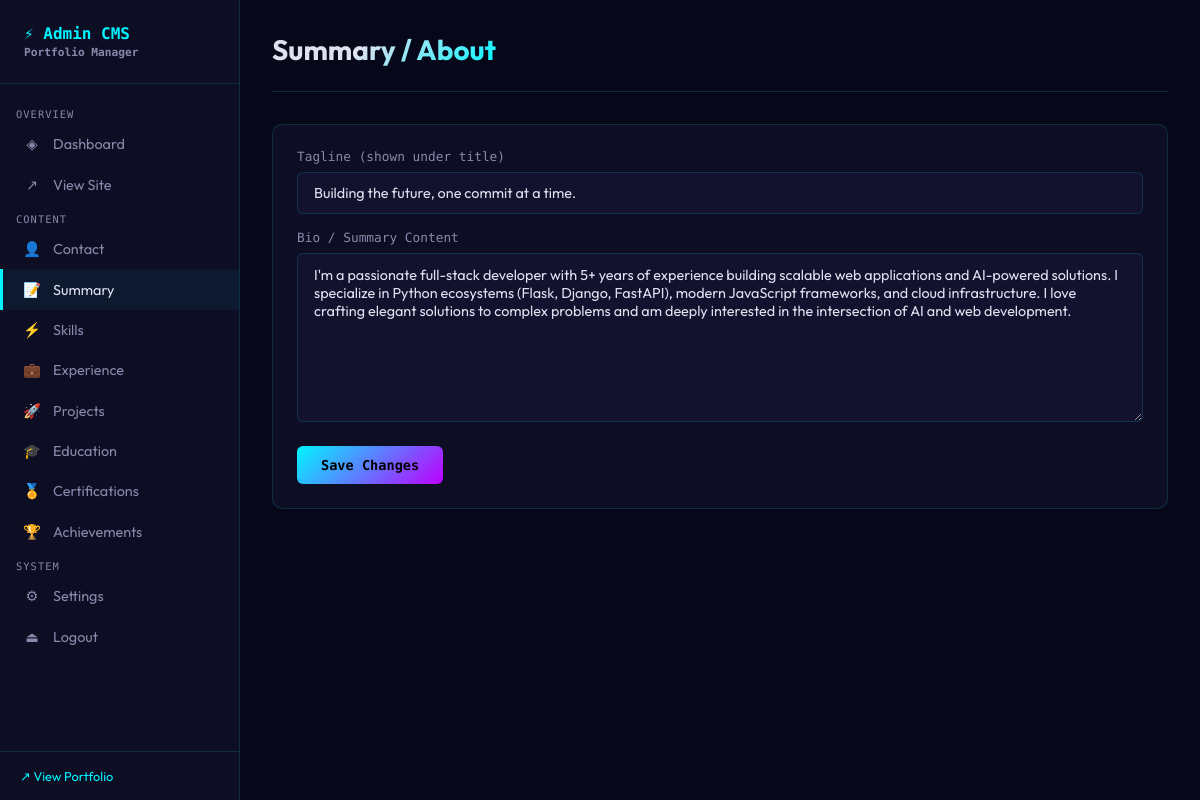
The app's page /admin/summary (signed in), older data.
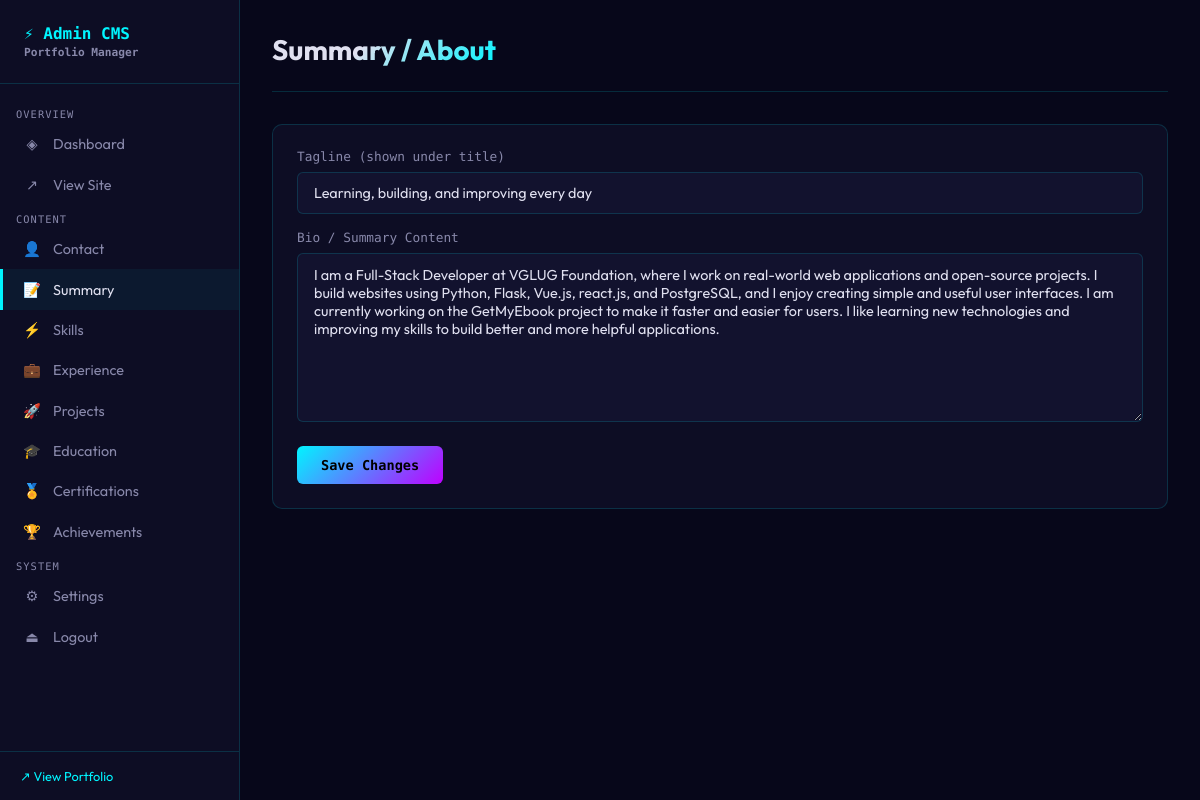
The same page, newer data.
### tables this page shows
CREATE TABLE summary (
        id INTEGER PRIMARY KEY,
        content TEXT,
        tagline TEXT
    );

### app/routes/admin.py (the view, shortened to what this page needs)
@admin_bp.route('/summary', methods=['GET', 'POST'])
@login_required
def summary():
    db = get_db(current_app.config['DB_PATH'])
    item = db.execute("SELECT * FROM summary LIMIT 1").fetchone()
    db.close()
    return render_template('admin/summary.html', item=item or {})

### app/db.py (called while the page is built)
def get_db(db_path):
    conn = sqlite3.connect(db_path)
    conn.row_factory = sqlite3.Row
    conn.execute("PRAGMA journal_mode=WAL")
    return conn

### app/routes/admin.py (called while the page is built)
@admin_bp.context_processor
def inject_settings():
    try:
        db = get_db(current_app.config['DB_PATH'])
        settings = {r['key']: r['value'] for r in db.execute("SELECT key,value FROM site_settings").fetchall()}
        db.close()
        return dict(settings=settings)
    except:
        return dict(settings={})

def login_required(f):
    @wraps(f)
    def decorated(*args, **kwargs):
        if not session.get('admin_logged_in'):
            return redirect(url_for('admin.login'))
        return f(*args, **kwargs)
    return decorated

### app/templates/admin/summary.html
{% extends 'admin/base.html' %}
{% block content %}
<div class="page-header"><div><div class="page-title">Summary / About</div></div></div>
<div class="card">
  <form method="POST">
    <div class="form-group" style="margin-bottom:1rem">
      <label>Tagline (shown under title)</label>
      <input name="tagline" value="{{ item.tagline or '' }}" placeholder="Building the future, one commit at a time.">
    </div>
    <div class="form-group">
      <label>Bio / Summary Content</label>
      <textarea name="content" rows="8">{{ item.content or '' }}</textarea>
    </div>
    <div class="form-actions"><button type="submit" class="btn btn-primary">Save Changes</button></div>
  </form>
</div>
{% endblock %}

Row changes from the older to the newer data that the page shows:
changed summary: tagline "Building the future, one commit at a time." → "Learning, building, and improving every day"; content "I'm a passionate full-stack developer with 5+ years of experience building scalable web applications and AI-powered solutions. I specialize in Python ecosystems (Flask, Django, FastAPI), modern JavaScript frameworks, and cloud infrastructure. I love crafting elegant solutions to complex problems and am deeply interested in the intersection of AI and web development." → "I am a Full-Stack Developer at VGLUG Foundation, where I work on real-world web applications and open-source projects. I build websites using Python, Flask, Vue.js, react.js, and PostgreSQL, and I enjoy creating simple and useful user interfaces. I am currently working on the GetMyEbook project to make it faster and easier for users. I like learning new technologies and improving my skills to build better and more helpful applications."
